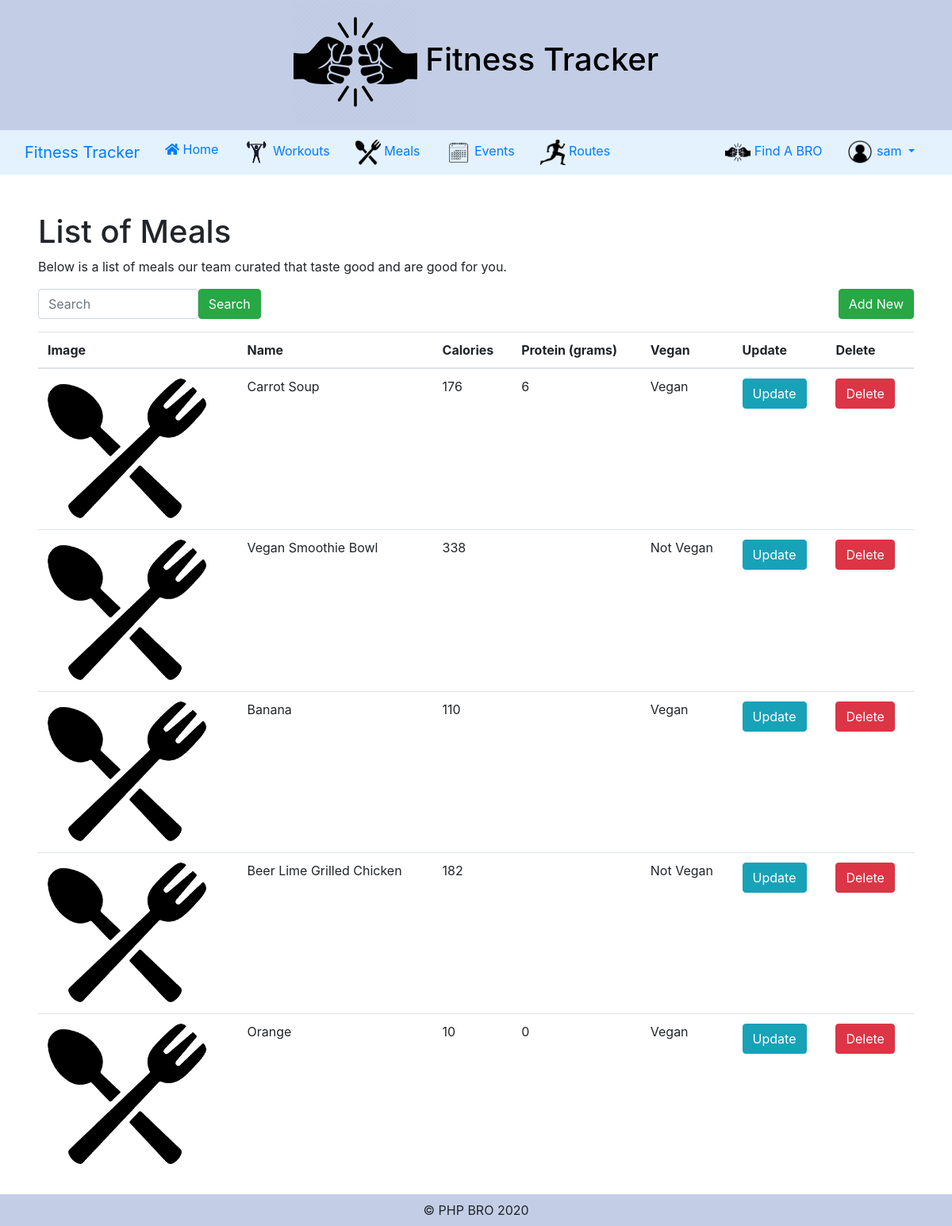
Page /views/Meal/List.php (signed in) on the committed database.
### tables this page shows
CREATE TABLE `meals` (
  `id` int(11) NOT NULL,
  `name` varchar(255) NOT NULL,
  `image_ext` varchar(255) DEFAULT NULL,
  `calories` int(11) DEFAULT NULL,
  `protein` int(11) DEFAULT NULL,
  `prep_time` int(11) DEFAULT NULL,
  `is_vegan` tinyint(1) NOT NULL,
  `description` varchar(1024) DEFAULT NULL,
  `url` varchar(255) DEFAULT NULL
);

### models/Meal.php (called while the page is built, shortened)
<?php
class Meal implements Feature
{
    public function GetAll($dbcon)
    {
        $sql = "SELECT * FROM meals";
        $pdostm =  $dbcon->prepare($sql);
        $pdostm->execute();
        $meals = $pdostm->fetchAll(\PDO::FETCH_ASSOC);
        return $meals;
    }
}

### views/Meal/List.php (the view, shortened to what this page needs)
<?php
require_once '../../includes/Database.php';
require_once '../../models/Meal.php';
$isAdmin = 0;
if (isset($_SESSION["is_admin"])) {
    if ($_SESSION["is_admin"] == 1) {
        $isAdmin = 1;
    }
}
$dbcon = Database::GetDb();
$mealObject = new Meal();
$meals =  $mealObject->GetAll($dbcon);
?>
<?php
require_once "../Master/header.php";
?>
<div class="p-5">
    <h1>List of Meals</h1>
    <p>Below is a list of meals our team curated that taste good and are good for you.</p>
    <?php if ($isAdmin == 1) {
    ?>
        <form action="Add.php"><button type="submit" class="btn btn-success float-right mb-3">Add New</button></form>
    <?php
    }
    ?>
    <form action="" method="GET" class="meal-search">
        <input type="text" class="form-control" name="search" placeholder="Search" style="width: 20%" <?php if (isset($_GET["search"])) { ?> value="<?= $_GET["search"] ?>" <?php } ?>>
        <button type="submit" class="btn btn-success">Search</button>
    </form>
    <div class="table-responsive">
        <table class="table table-hover">
            <thead>
                <th>Image</th>
                <th>Name</th>
                <th>Calories</th>
                <th>Protein (grams)</th>
                <th>Vegan</th>
                <?php if ($isAdmin == 1) { ?>
                    <th>Update</th>
                    <th>Delete</th>
                <?php } ?>
            </thead>
            <tbody>
                <?php
                foreach ($meals as $m) {
                    echo "<tr onclick=\"window.location.href = 'Details.php?id=" . $m["id"] . "'\" style=\"cursor:pointer;\">";
                    if ($m["image_ext"] == "") {
                        echo "<td><img src=\"../../img/mealsIcon.png\" alt=\"default meal image\" style=\"width:200px;\"></td>";
                    } else {
                        echo "<td><img src=\"" . $m["image_ext"] . "\" alt=\"meal image\" style=\"width:200px;\"></td>";
                    }
                    echo "<td>" . $m["name"] . "</td>";
                    echo "<td>" . $m["calories"] . "</td>";
                    echo "<td>" . $m["protein"] . "</td>";
                    if ($m["is_vegan"] == 0) {
                        echo "<td>Not Vegan</td>";
                    } else {
                        echo "<td>Vegan</td>";
                    }
                    if ($isAdmin == 1) {
                        echo "<td>" . "<form action=\"Update.php\" method=\"POST\"><input type=\"hidden\" name=\"id\" value=\"" . $m["id"] . "\" /><button name=\"updateMeal\" type=\"submit\" class=\"btn btn-info\" value=\"\">Update</button></form>" . "</td>";
                        echo "<td>" . "<form action=\"Delete.php\" method=\"POST\"><input type=\"hidden\" name=\"id\" value=\"" . $m["id"] . "\" /><button name=\"deleteMeal\" type=\"submit\" class=\"btn btn-danger\" value=\"delete\">Delete</button></form>" . "</td>";
                    }
                    echo "</tr>";
                }
                ?>
            </tbody>
        </table>
    </div>
</div>
<?php
require_once "../Master/footer.php";
?>

### styles/style.css (style rules this page uses)
img { max-width: 100%; max-height: 100%; }
.meal-search { display: flex; flex-direction: row; }

### rows in the picture
meals: name "Carrot Soup", calories "176", protein "6", is_vegan "Vegan"
meals: name "Vegan Smoothie Bowl", calories "338", is_vegan "Not Vegan"
meals: name "Banana", calories "110", is_vegan "Vegan"
meals: name "Beer Lime Grilled Chicken", calories "182", is_vegan "Not Vegan"
meals: name "Orange", calories "10", protein "0", is_vegan "Vegan"

### other values in the picture
$_SESSION["username"] "sam"
